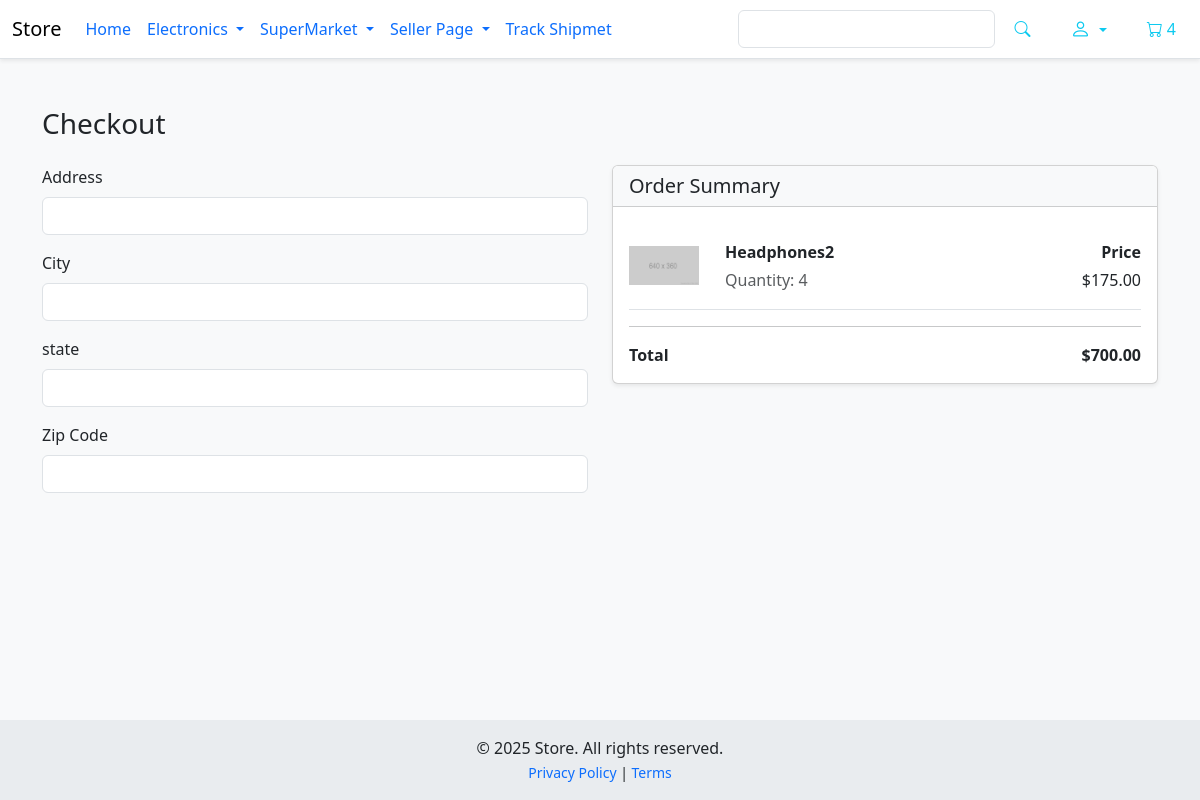
The app's page /checkout/ (signed in), older data.
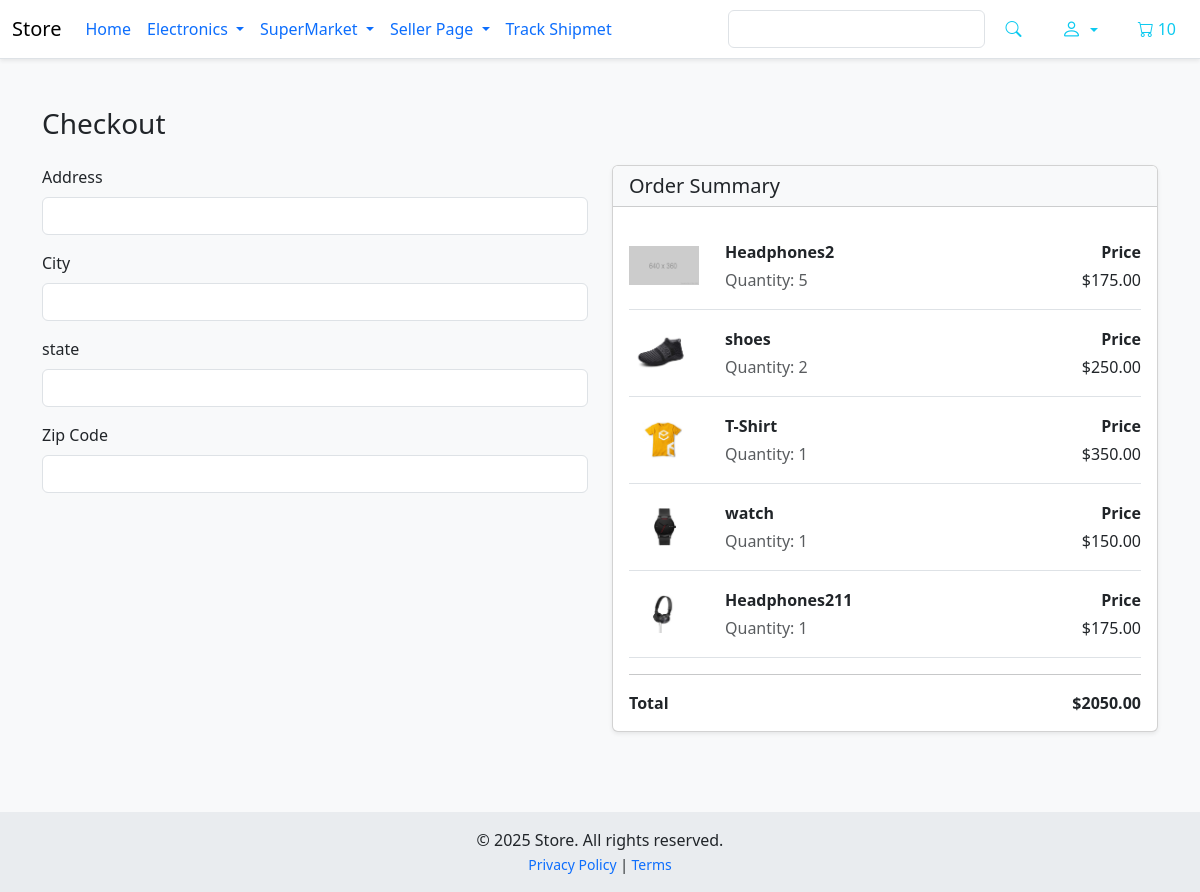
The same page, newer data.
### Store/models.py (models this page shows, shortened)
class Order(models.Model):
    customer =  models.ForeignKey('CoreAuth.Customer',on_delete=models.SET_NULL,null=True,blank=True)
    seller = models.ForeignKey('CoreAuth.Seller',on_delete=models.SET_NULL,null=True,blank=True)
    created_at = models.DateTimeField(auto_now_add=True)
    deleted_at = models.DateTimeField(null=True, blank=True)
    complete = models.BooleanField(default=False)
    transaction_id = models.CharField(max_length=200,null=True)
    @property
    def get_cart_total(self):
        order_items = self.orderitem_set.annotate(product_price=F('quantity') * F('product__price'))
        total = sum(item.product_price for item in order_items)
        return total
    @property
    def get_cart_items(self):
        return sum(item.quantity for item in self.orderitem_set.all())

class OrderItem(models.Model):
    product = models.ForeignKey(Product,on_delete=models.CASCADE)
    order = models.ForeignKey(Order,on_delete=models.SET_NULL,null=True,blank=True)
    quantity = models.IntegerField(default=0,null=True,blank=True,)
    date_added = models.DateTimeField(auto_now_add=True)

class Product(models.Model):
    class RatingChoice(models.IntegerChoices):
        NOT_RATED = 0, 'Not Rated Yet'
        VERY_POOR = 1, 'Very Poor'
        POOR = 2, 'Poor'
        AVERAGE = 3, 'Average'
        GOOD = 4, 'Good'
        EXCELLENT = 5, 'Excellent'
    slug = models.SlugField(max_length=160, unique=True,default='temp-slug')
    seller = models.ForeignKey('CoreAuth.Seller',on_delete=models.CASCADE)
    name = models.CharField(max_length=255)
    price = models.DecimalField(max_digits=9,decimal_places=2)
    created_at = models.DateTimeField(auto_now_add=True)
    rate = models.PositiveSmallIntegerField(choices=RatingChoice,default=RatingChoice.NOT_RATED)
    image = models.ImageField(upload_to='images/products', blank=True, null=True,max_length=255)
    digital = models.BooleanField(default=False)
    @property
    def imageURL(self):
        try:
            if self.image:
                url = self.image.url
                return url
        except:
            pass
        return '/static/images/placeholder.png'

### Store/views.py (the view)
# urls.py: path('checkout/',cheackout,name='checkout'),
def cheackout(request):
    data = cartData(request)
    items = data["items"]
    order = data["order"]
    context = {"items": items, "order": order}
    return render(request, "store/checkout.html", context)

### Store/utils.py (called while the page is built)
def cartData(request):
    if request.user.is_authenticated:
        if request.user.is_seller:
            customer = request.user.seller
            order, create = Order.objects.get_or_create(seller=customer, complete=False)
        elif request.user.is_customer:
            customer = request.user.customer
            order, create = Order.objects.get_or_create(customer=customer, complete=False)
        items = order.orderitem_set.all()
    else:
        data_cookie_cart = cooikeCart(request)
        customer = 'u need to login'
        order = data_cookie_cart['order']
        items = data_cookie_cart['items']
    return {'customer': customer, 'order': order, 'items': items}

### Store/templates/store/checkout.html (shortened to what this page needs)
{% extends 'main.html' %}
{% block content %}
<div class="container mt-5" style="padding-bottom: 80px;">
    <h3 class="mb-4">Checkout</h3>
    <div class="row">
        {% if request.user.is_authenticated %}
        <div class="col-md-6">
            <form id="form" method="POST">
                <div class="mb-3">
                    <label for="address" class="form-label">Address</label>
                    <input type="text" name="address" class="form-control" placeholder="Your Street Name" required>
                </div>
                <div class="mb-3">
                    <label for="city" class="form-label">City</label>
                    <input type="text" name="city" class="form-control" required>
                </div>
                <div class="mb-3">
                    <label for="state" class="form-label">state</label>
                    <input type="text" name="state" class="form-control" required>
                </div>
                <div class="mb-3">
                    <label for="zipcode" class="form-label">Zip Code</label>
                    <input type="text" name="zipcode" class="form-control">
                </div>
            </form>
        </div>
        {% else %}
        <h1 class='mb-4'>You must log in.</h1>
        {% endif %}
        <div class="col-md-6">
            <div class="card shadow-sm">
                <div class="card-header bg-light">
                    <h5 class="mb-0">Order Summary</h5>
                </div>
                <div class="card-body">
                    {% for item in items %}
                    <div class="cart-row d-flex align-items-center border-bottom py-2">
                        <div style="flex: 1;">
                            <img class="img-fluid" src="{{ item.product.imageURL }}"
                                style="width: 70px; height: 70px; object-fit: contain;">
                        </div>
                        <div style="flex: 3;" class="px-3">
                            <p class="mb-1 fw-bold">{{ item.product.name }}</p>
                            <p class="mb-0 text-muted">Quantity: {{ item.quantity }}</p>
                        </div>
                        <div style="flex: 2;" class="text-end">
                            <p class="mb-1 fw-bold">Price</p>
                            <p class="mb-0">${{ item.product.price|floatformat:2 }}</p>
                        </div>
                    </div>
                    {% endfor %}
                    <hr>
                    <div class="d-flex justify-content-between fw-bold">
                        <span>Total</span>
                        <span>${{ order.get_cart_total|floatformat:2 }}</span>
                    </div>
                </div>
            </div>
        </div>
    </div>
</div>
{% endblock %}

### templates/partials/navbar.html (shortened to what this page needs)
<nav class="navbar navbar-expand-lg navbar-light bg-white border-bottom shadow-sm">
  <div class="container-fluid">
    <a class="navbar-brand" href="{% url 'store' %}">Store</a>
    <div class="collapse navbar-collapse" id="navbarSupportedContent">
      <ul class="navbar-nav me-auto mb-2 mb-lg-0">
        <li class="nav-item active">
          <a class="nav-link nav" href="{% url 'store' %}">Home</a>
        </li>
        <li class="nav-item dropdown nav">
          <a class="nav-link dropdown-toggle" href="#" id="navbarDropdown" role="button" data-bs-toggle="dropdown"
            aria-expanded="false">
            Electronics
          </a>
        </li>
        <li class="nav-item dropdown nav">
          <a class="nav-link dropdown-toggle" href="#" id="superMarketDropdown" role="button" data-bs-toggle="dropdown"
            aria-expanded="false">
            SuperMarket
          </a>
        </li>
        {% if request.user.is_authenticated and request.user.seller %}
        <li class="nav-item dropdown nav">
          <a class="nav-link dropdown-toggle" href="#" id="superMarketDropdown" role="button" data-bs-toggle="dropdown"
            aria-expanded="false">
            Seller Page
          </a>
        </li>
        {% endif %}
        <li class="nav-item dropdown nav">
          <a class="nav-link" href="{% url 'track_shipment' %}">
            Track Shipmet
          </a>
        </li>
      </ul>
      <div class="d-flex align-items-center">
        <form class="d-flex me-3">
          <input class="form-control me-2 bg-white text-dark border w-100" type="search" placeholder="Search">
          <button class="btn btn-outline-info border-0" type="submit">
            <i class="bi bi-search"></i>
          </button>
        </form>
        {% if request.user.is_authenticated %}
        {% include 'partials/profile_dropdown.html' %}
        {% else %}
        {% include 'partials/login_dropdown.html' %}
        {% endif %}
        <a href="{% url 'cart' %}" class="btn btn-outline-info border-0">
          <i class="bi bi-cart me-1"></i><span id="cart-count">{{ order.get_cart_items }}</span>
        </a>
      </div>
    </div>
  </div>
</nav>

Row changes from the older to the newer data that the page shows:
changed through a linked row, Order: get_cart_items "4" → "10"; get_cart_total "700.00" → "2050.00"
changed OrderItem "Headphones2": quantity "4" → "5"
added OrderItem: product.imageURL (picture), product.name "shoes", quantity "2", product.price "250.00"
added OrderItem: product.imageURL (picture), product.name "T-Shirt", quantity "1", product.price "350.00"
added OrderItem: product.imageURL (picture), product.name "watch", quantity "1", product.price "150.00"
added OrderItem: product.imageURL (picture), product.name "Headphones211", quantity "1", product.price "175.00"
